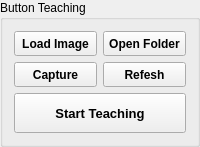
         <widget class="QGroupBox" name="groupBoxBtnTeaching">
          <property name="maximumSize">
           <size>
            <width>12000000</width>
            <height>16777215</height>
           </size>
          </property>
          <property name="title">
           <string>Button Teaching</string>
          </property>
          <layout class="QGridLayout" name="gridLayoutBtnTeaching">
           <item row="2" column="1">
            <widget class="QPushButton" name="btn_refesh">
             <property name="minimumSize">
              <size>
               <width>0</width>
               <height>25</height>
              </size>
             </property>
             <property name="font">
              <font>
               <weight>75</weight>
               <bold>true</bold>
               <strikeout>false</strikeout>
              </font>
             </property>
             <property name="text">
              <string>Refesh</string>
             </property>
            </widget>
           </item>
           <item row="0" column="1">
            <widget class="QPushButton" name="btn_open_folder">
             <property name="minimumSize">
              <size>
               <width>0</width>
               <height>25</height>
              </size>
             </property>
             <property name="font">
              <font>
               <weight>75</weight>
               <bold>true</bold>
              </font>
             </property>
             <property name="text">
              <string>Open Folder</string>
             </property>
            </widget>
           </item>
           <item row="2" column="0">
            <widget class="QPushButton" name="btn_capture">
             <property name="minimumSize">
              <size>
               <width>0</width>
               <height>25</height>
              </size>
             </property>
             <property name="font">
              <font>
               <weight>75</weight>
               <bold>true</bold>
              </font>
             </property>
             <property name="text">
              <string>Capture</string>
             </property>
            </widget>
           </item>
           <item row="0" column="0">
            <widget class="QPushButton" name="btn_load_image">
             <property name="minimumSize">
              <size>
               <width>0</width>
               <height>25</height>
              </size>
             </property>
             <property name="font">
              <font>
               <weight>75</weight>
               <bold>true</bold>
              </font>
             </property>
             <property name="text">
              <string>Load Image</string>
             </property>
            </widget>
           </item>
           <item row="3" column="0" colspan="2">
            <widget class="QPushButton" name="btn_start_teaching">
             <property name="minimumSize">
              <size>
               <width>0</width>
               <height>40</height>
              </size>
             </property>
             <property name="font">
              <font>
               <pointsize>10</pointsize>
               <weight>75</weight>
               <bold>true</bold>
              </font>
             </property>
             <property name="text">
              <string>Start Teaching</string>
             </property>
            </widget>
           </item>
          </layout>
         </widget>
